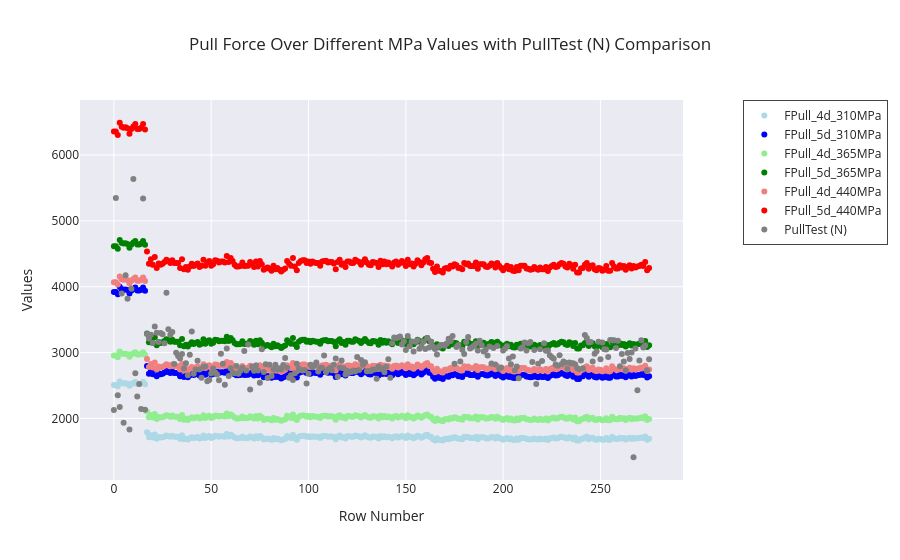

Source (notebook cell):
### Markdown cell above
# Graph

### Code cell
x = train_df_c.index

fig = go.Figure()

groups = {
    "310MPa": {
        "cols": ["FPull_4d_310MPa", "FPull_5d_310MPa"],
        "colors": ["lightblue", "blue"]
    },
    "365MPa": {
        "cols": ["FPull_4d_365MPa", "FPull_5d_365MPa"],
        "colors": ["lightgreen", "green"]
    },
    "440MPa": {
        "cols": ["FPull_4d_440MPa", "FPull_5d_440MPa"],
        "colors": ["lightcoral", "red"]
    }
}

# --- Pull force groups ---
for info in groups.values():
    for col, col_color in zip(info["cols"], info["colors"]):
        fig.add_trace(
            go.Scatter(
                x=x,
                y=train_df_c[col],
                mode="markers",          # <-- no lines
                name=col,
                marker=dict(color=col_color, size=6)
            )
        )

# --- PullTest ---
fig.add_trace(
    go.Scatter(
        x=x,
        y=train_df_c["PullTest (N)"],
        mode="markers",
        name="PullTest (N)",
        marker=dict(color="grey", size=6)
    )
)

fig.update_layout(
    title="Pull Force Over Different MPa Values with PullTest (N) Comparison",
    xaxis_title="Row Number",
    yaxis_title="Values",
    template="seaborn",
    legend=dict(
        x=1.1,
        y=1,
        xanchor="left",
        borderwidth=1
    ),
    margin=dict(r=200)
)

fig.show()

### Figure 1 — Plotly figure (JSON) as saved in the notebook; plotly's stock layout.template omitted (floating-point values rounded to 4 significant figures; data arrays with more than 128 entries replaced by an {"elided": "..."} marker saying what was removed)
{"data": [{"marker": {"color": "lightblue", "size": 6}, "mode": "markers", "name": "FPull_4d_310MPa", "type": "scatter", "x": {"elided": "276 int values"}, "y": {"elided": "276 float values"}}, {"marker": {"color": "blue", "size": 6}, "mode": "markers", "name": "FPull_5d_310MPa", "type": "scatter", "x": {"elided": "276 int values"}, "y": {"elided": "276 float values"}}, {"marker": {"color": "lightgreen", "size": 6}, "mode": "markers", "name": "FPull_4d_365MPa", "type": "scatter", "x": {"elided": "276 int values"}, "y": {"elided": "276 float values"}}, {"marker": {"color": "green", "size": 6}, "mode": "markers", "name": "FPull_5d_365MPa", "type": "scatter", "x": {"elided": "276 int values"}, "y": {"elided": "276 float values"}}, {"marker": {"color": "lightcoral", "size": 6}, "mode": "markers", "name": "FPull_4d_440MPa", "type": "scatter", "x": {"elided": "276 int values"}, "y": {"elided": "276 float values"}}, {"marker": {"color": "red", "size": 6}, "mode": "markers", "name": "FPull_5d_440MPa", "type": "scatter", "x": {"elided": "276 int values"}, "y": {"elided": "276 float values"}}, {"marker": {"color": "grey", "size": 6}, "mode": "markers", "name": "PullTest (N)", "type": "scatter", "x": {"elided": "276 int values"}, "y": {"elided": "276 float values"}}], "layout": {"legend": {"borderwidth": 1, "x": 1.1, "xanchor": "left", "y": 1}, "margin": {"r": 200}, "title": {"text": "Pull Force Over Different MPa Values with PullTest (N) Comparison"}, "xaxis": {"title": {"text": "Row Number"}}, "yaxis": {"title": {"text": "Values"}}}}
